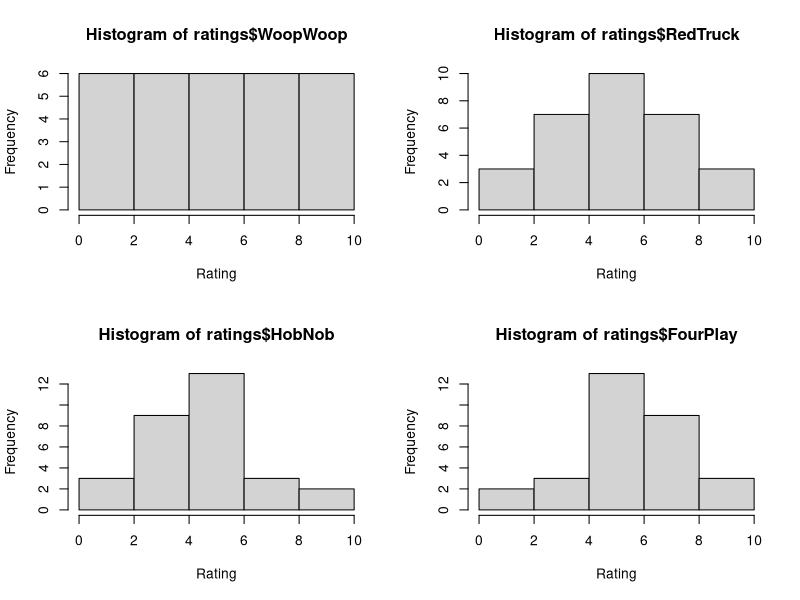

Generate this figure with R:
# Statistics One, Lecture 3, example script
# Read data, plot histograms, get descriptives
library(psych)

# Read the table into a dataframe called ratings
ratings <- read.table("supplemental-stats1_ex01.txt", header=T)
# or do:
## supplemental.stats1_ex01 <- read.delim("~/git/coursera-course-statistics_one/week1/lecture3/supplemental-stats1_ex01.txt")
## View(supplemental.stats1_ex01)

# Explore the contents of the dataframe
View(ratings) # display the data
class(ratings) # the type of object, returns "data.frame"
names(ratings) # list the name of variables in ratings, returns the headers

# Plot histograms
# e.g. hist(ratings$RedTruck)

# Plot four histograms on one page
layout(matrix(c(1,2,3,4), 2, 2, byrow=TRUE)) # create 2x2 matrix for layout
hist(ratings$WoopWoop, xlab="Rating")
hist(ratings$RedTruck, xlab="Rating")
hist(ratings$HobNob, xlab="Rating")
hist(ratings$FourPlay, xlab="Rating")

# Learn more about functions
## help(hist)
## help(read.table)

# Descriptive statistics for the variables in the dataframe called ratings
describe(ratings) # must load lib "psych"

